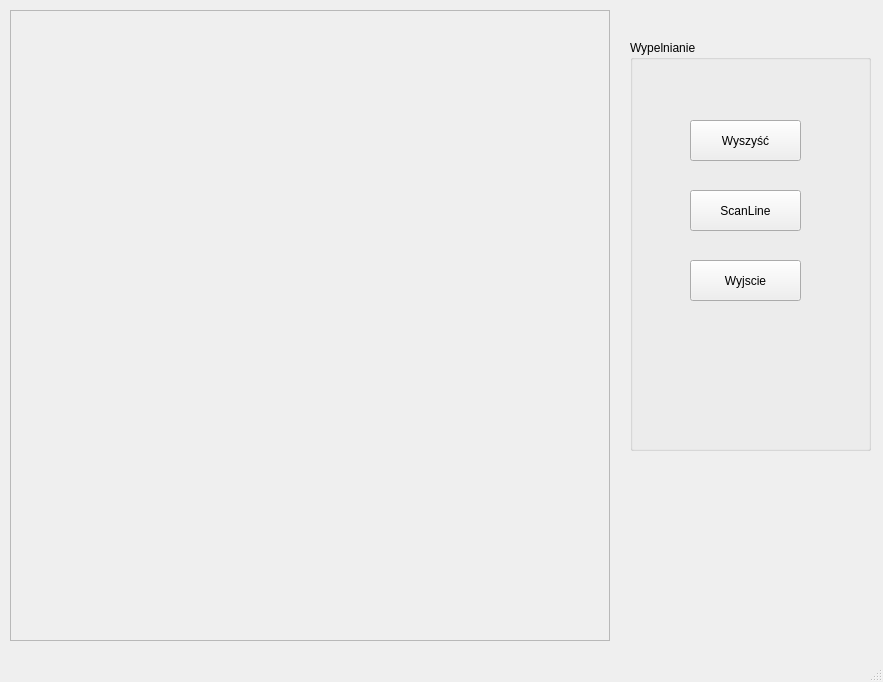
<?xml version="1.0" encoding="UTF-8"?>
<ui version="4.0">
 <class>MyWindow</class>
 <widget class="QMainWindow" name="MyWindow">
  <property name="geometry">
   <rect>
    <x>0</x>
    <y>0</y>
    <width>883</width>
    <height>682</height>
   </rect>
  </property>
  <property name="windowTitle">
   <string>MyWindow</string>
  </property>
  <widget class="QWidget" name="centralWidget">
   <widget class="QFrame" name="rysujFrame">
    <property name="geometry">
     <rect>
      <x>10</x>
      <y>10</y>
      <width>600</width>
      <height>631</height>
     </rect>
    </property>
    <property name="frameShape">
     <enum>QFrame::StyledPanel</enum>
    </property>
    <property name="frameShadow">
     <enum>QFrame::Raised</enum>
    </property>
   </widget>
   <widget class="QGroupBox" name="groupBox">
    <property name="geometry">
     <rect>
      <x>630</x>
      <y>40</y>
      <width>241</width>
      <height>411</height>
     </rect>
    </property>
    <property name="title">
     <string>Wypelnianie</string>
    </property>
    <widget class="QPushButton" name="cleanButton">
     <property name="geometry">
      <rect>
       <x>60</x>
       <y>80</y>
       <width>111</width>
       <height>41</height>
      </rect>
     </property>
     <property name="text">
      <string>Wyszyść</string>
     </property>
    </widget>
    <widget class="QPushButton" name="exitButton">
     <property name="geometry">
      <rect>
       <x>60</x>
       <y>220</y>
       <width>111</width>
       <height>41</height>
      </rect>
     </property>
     <property name="text">
      <string>Wyjscie</string>
     </property>
    </widget>
    <widget class="QPushButton" name="pushButton">
     <property name="geometry">
      <rect>
       <x>60</x>
       <y>150</y>
       <width>111</width>
       <height>41</height>
      </rect>
     </property>
     <property name="text">
      <string>ScanLine</string>
     </property>
    </widget>
   </widget>
  </widget>
  <widget class="QStatusBar" name="statusBar"/>
  <action name="actionPierwszy">
   <property name="text">
    <string>Pierwszy</string>
   </property>
  </action>
  <action name="actionDrugi">
   <property name="text">
    <string>Drugi</string>
   </property>
  </action>
 </widget>
 <layoutdefault spacing="6" margin="11"/>
 <resources/>
 <connections/>
</ui>
